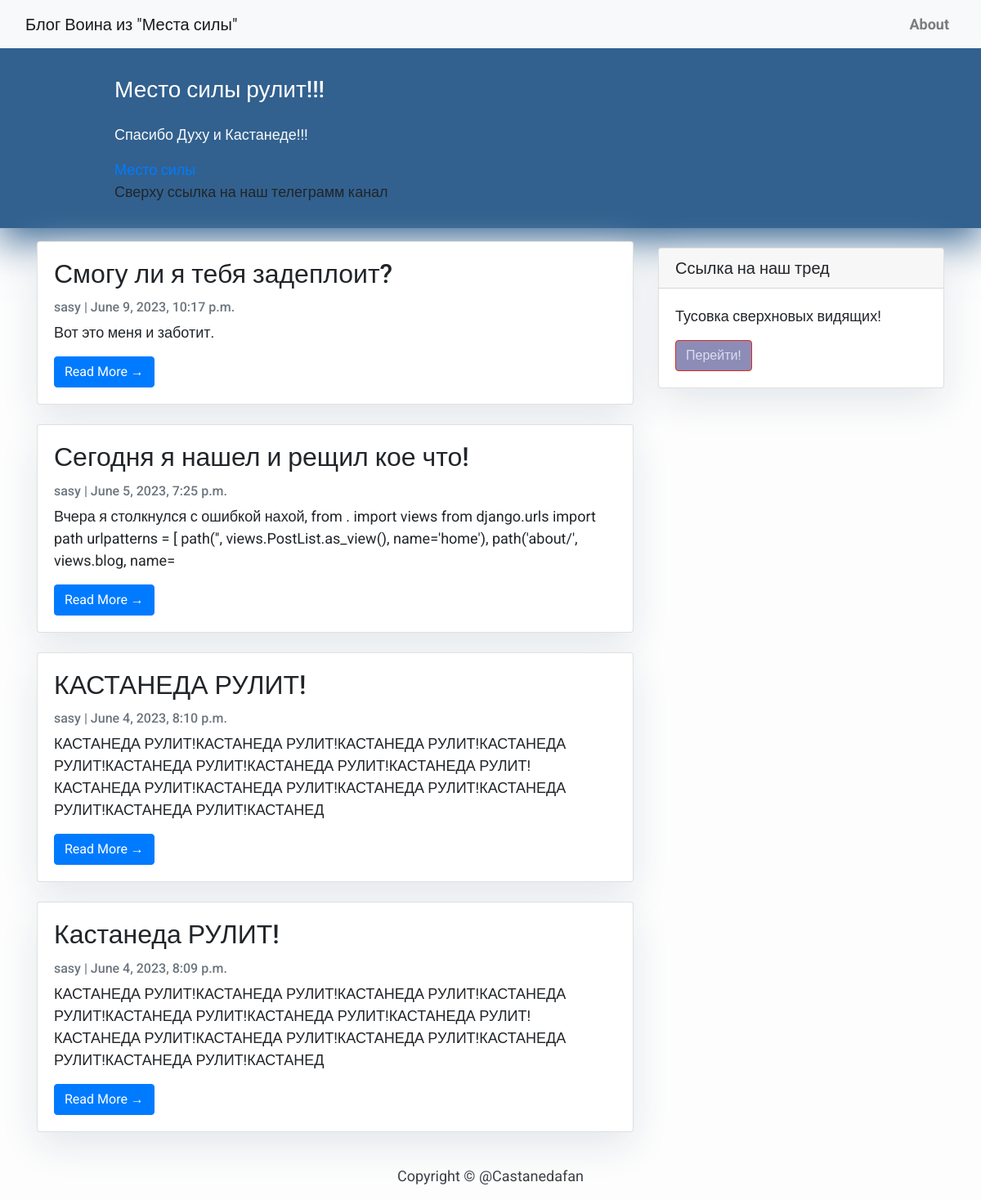
The page / on the database its author committed.
### blog/models.py (models this page shows, shortened)
class Post(models.Model):
    title = models.CharField(max_length=200, unique=True)
    slug = models.SlugField(max_length=200, unique=True)
    author = models.ForeignKey(User, on_delete= models.CASCADE,related_name='blog_posts')
    updated_on = models.DateTimeField(auto_now= True)
    content = models.TextField()
    created_on = models.DateTimeField(auto_now_add=True)
    status = models.IntegerField(choices=STATUS, default=0)
    class Meta:
        ordering = ['-created_on']

### blog/views.py (the view)
# urls.py: path('', views.PostList.as_view(), name='home'),
class PostList(generic.ListView):
    queryset = Post.objects.filter(status=1).order_by('-created_on')
    template_name = 'index.html'

### templates/index.html (shortened to what this page needs)
{% extends "base.html" %}
{% block content %}
<header class="masthead">
    <div class="container">
        <div class="row">
            <div class=" col-md-8 col-md-10 mx-auto">
                <div class="site-heading">
                    <h3 class=" site-heading my-4 mt-3 text-white"> Место силы рулит!!!</h3>
                    <p class="text-light">Спасибо Духу и Кастанеде!!!</p>
                    <a href="https://t.me/mestoofpower">Место силы</a>
                    <p>Сверху ссылка на наш телеграмм канал</p>
                </div>
            </div>
        </div>
    </div>
</header>
<div class="container">
    <div class="row">
        <div class="col-md-8 mt-3 left">
            {% for post in post_list %}
            <div class="card mb-4">
                <div class="card-body">
                    <h2 class="card-title">{{ post.title }}</h2>
                    <p class="card-text text-muted h6">{{ post.author }} | {{ post.created_on}} </p>
                    <p class="card-text">{{post.content|slice:":200" }}</p>
                    <a href="{% url 'post_detail' post.slug  %}" class="btn btn-primary">Read More &rarr;</a>
                </div>
            </div>
            {% endfor %}
        </div>
        {% block sidebar %} {% include 'sidebar.html' %} {% endblock sidebar %}
    </div>
</div>
{%endblock%}

### templates/base.html (shortened to what this page needs)
<!DOCTYPE html>
<html>
    <head>
        <link rel="stylesheet" href="https://maxcdn.bootstrapcdn.com/bootstrap/4.0.0/css/bootstrap.min.css"
 />
    </head>
    <body>
        <nav class="navbar navbar-expand-lg navbar-light bg-light shadow" id="mainNav">
            <div class="container-fluid">
                <a class="navbar-brand" href="{% url 'home' %}">Блог Воина из "Места силы"</a>
                <div class="collapse navbar-collapse" id="navbarResponsive">
                    <ul class="navbar-nav ml-auto">
                        <li class="nav-item text-black">
                            <a class="nav-link text-black font-weight-bold" href="{%  url 'about' %}">About</a>
                        </li>
                    </ul>
                </div>
            </div>
        </nav>
        {% block content %}{% endblock content %}
        <footer class="py-3 bg-grey">
            <p class="m-0 text-dark text-center ">Copyright &copy; @Castanedafan</p>
        </footer>
    </body>
</html>

### templates/sidebar.html (shortened to what this page needs)
{% block sidebar %}
<div class="col-md-4 float-right ">
<div class="card my-4">
        <h5 class="card-header">Ссылка на наш тред</h5>
    <div class="card-body">
        <p class="card-text"> Тусовка сверхновых видящих!</p>
        <a href="https://2ch.hk/mg/res/611327.html"
           class="btn btn-danger">Перейти!</a>
    </div>
</div>
</div>
{% endblock sidebar %}

### templates/base.html (style rules this page uses)
body { font-family: "Roboto", sans-serif; font-size: 17px; background-color: #4e7eea; }
.shadow { box-shadow: 0 4px 2px -2px rgba(48, 76, 148, 0.1); }
.btn-danger { color: #d8dfef; background-color: rgba(66, 64, 136, 0.6); border-color: #dc281e; }
.masthead { background: rgb(50, 97, 143); height: auto; padding-bottom: 15px; box-shadow: 0 16px 48px #32618f; padding-top: 10px; }

### templates/index.html (style rules this page uses)
body { font-family: "Roboto", sans-serif; font-size: 18px; background-color: #fdfdfd; }
.card { box-shadow: 0 16px 48px #E3E7EB; }

### templates/sidebar.html (style rules this page uses)
.card { box-shadow: 0 16px 48px #E3E7EB; }

### rows shown on the page
Post: title "Смогу ли я тебя задеплоит?", author "sasy", created_on "June 9, 2023, 10:17 p.m.", content "Вот это меня и заботит."
Post: title "Сегодня я нашел и рещил кое что!", author "sasy", created_on "June 5, 2023, 7:25 p.m.", content "Вчера я столкнулся с ошибкой нахой, from . import views from django.urls import path urlpatterns = [ path('', views.PostList.as_view(), name='home'), path('about/', views.blog, name="
Post: title "КАСТАНЕДА РУЛИТ!", author "sasy", created_on "June 4, 2023, 8:10 p.m.", content "КАСТАНЕДА РУЛИТ!КАСТАНЕДА РУЛИТ!КАСТАНЕДА РУЛИТ!КАСТАНЕДА РУЛИТ!КАСТАНЕДА РУЛИТ!КАСТАНЕДА РУЛИТ!КАСТАНЕДА РУЛИТ!КАСТАНЕДА РУЛИТ!КАСТАНЕДА РУЛИТ!КАСТАНЕДА РУЛИТ!КАСТАНЕДА РУЛИТ!КАСТАНЕДА РУЛИТ!КАСТАНЕД"
Post: title "Кастанеда РУЛИТ!", author "sasy", created_on "June 4, 2023, 8:09 p.m.", content "КАСТАНЕДА РУЛИТ!КАСТАНЕДА РУЛИТ!КАСТАНЕДА РУЛИТ!КАСТАНЕДА РУЛИТ!КАСТАНЕДА РУЛИТ!КАСТАНЕДА РУЛИТ!КАСТАНЕДА РУЛИТ!КАСТАНЕДА РУЛИТ!КАСТАНЕДА РУЛИТ!КАСТАНЕДА РУЛИТ!КАСТАНЕДА РУЛИТ!КАСТАНЕДА РУЛИТ!КАСТАНЕД"
